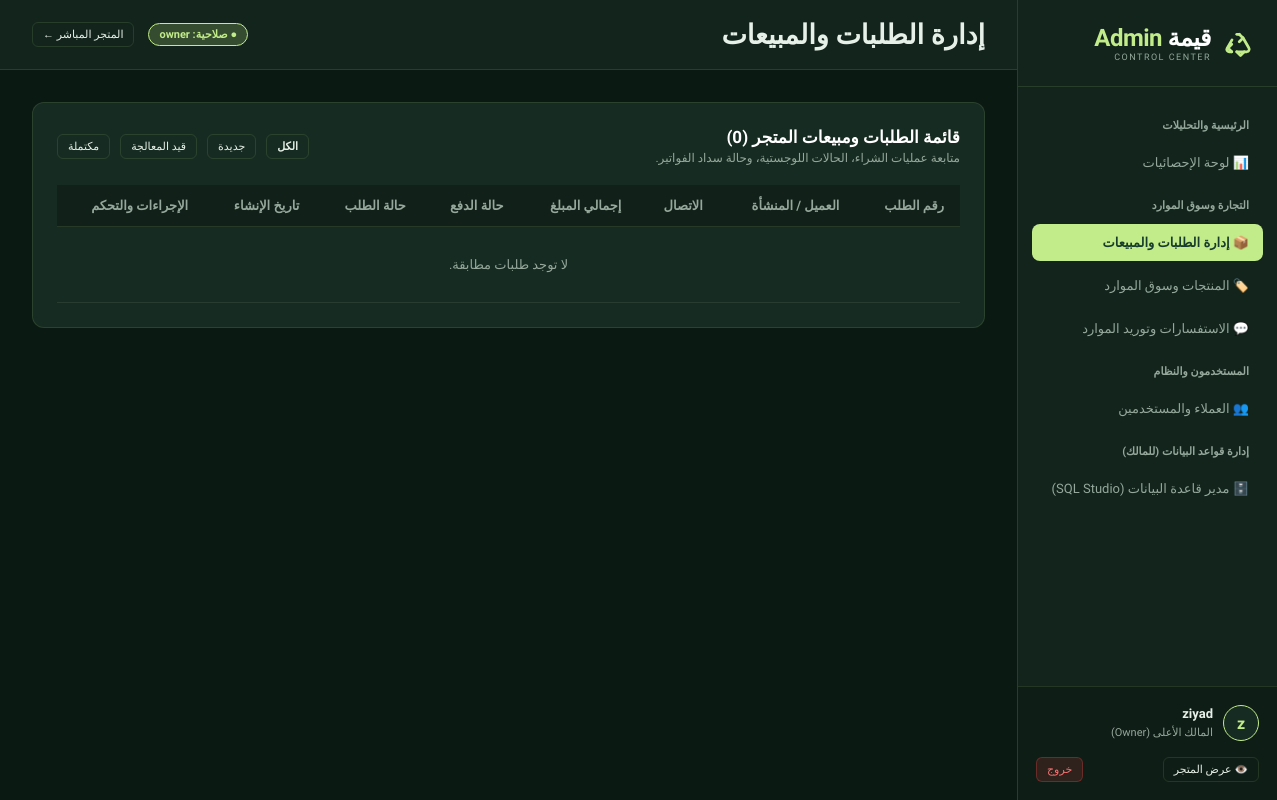
The app's page /admin/orders.php (signed in), older data.
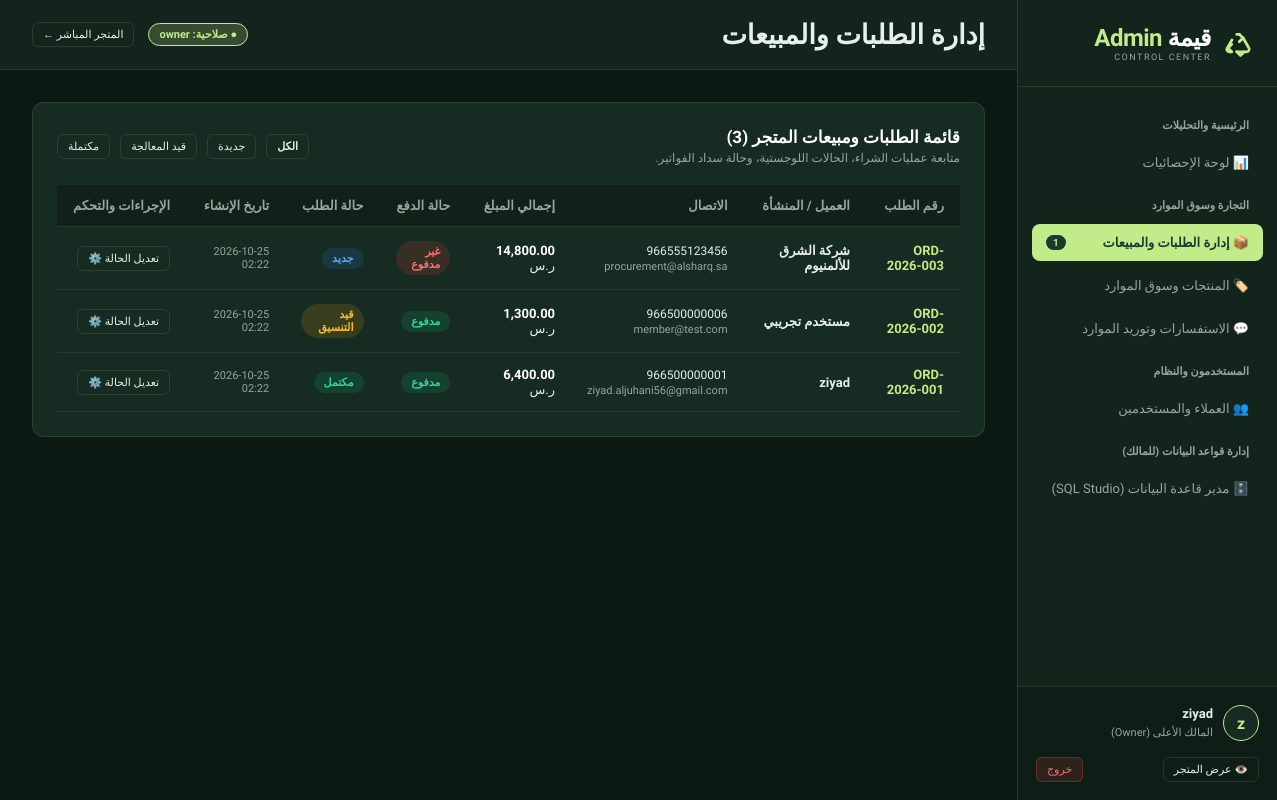
The same page, newer data.
### tables this page shows
CREATE TABLE IF NOT EXISTS `orders` (
  `id` INT AUTO_INCREMENT PRIMARY KEY,
  `order_number` VARCHAR(50) NOT NULL UNIQUE,
  `user_id` INT NULL,
  `customer_name` VARCHAR(191) NOT NULL,
  `customer_email` VARCHAR(191) NOT NULL,
  `customer_phone` VARCHAR(50) NOT NULL,
  `total_amount` DECIMAL(10,2) NOT NULL DEFAULT 0.00,
  `payment_status` ENUM('unpaid', 'paid', 'refunded') DEFAULT 'unpaid',
  `order_status` ENUM('new', 'processing', 'completed', 'cancelled') DEFAULT 'new',
  `notes` TEXT NULL,
  `created_at` TIMESTAMP DEFAULT CURRENT_TIMESTAMP,
  `updated_at` TIMESTAMP DEFAULT CURRENT_TIMESTAMP ON UPDATE CURRENT_TIMESTAMP,
  INDEX (`user_id`),
  INDEX (`order_status`)
);

### config.php (called while the page is built, shortened)
<?php
function e($value): string {
    return htmlspecialchars((string)$value, ENT_QUOTES, 'UTF-8');
}
function currentUser(): ?array {
    return $_SESSION['user'] ?? null;
}

### admin/orders.php (the view, shortened to what this page needs)
<?php
$currentAdminPage = 'orders';
$adminTitle = 'إدارة الطلبات والمبيعات';
require_once __DIR__ . '/includes/header.php';
$statusFilter = $_GET['status'] ?? '';
$query = "SELECT * FROM orders";
$params = [];
$query .= " ORDER BY id DESC";
$stmt = $db->prepare($query);
$stmt->execute($params);
$orders = $stmt->fetchAll();
?>
<div class="admin-card">
    <div class="card-header-row">
        <div>
            <h3>قائمة الطلبات ومبيعات المتجر (<?= count($orders) ?>)</h3>
            <p style="font-size:12px; color:var(--admin-text-muted); margin-top:4px;">متابعة عمليات الشراء، الحالات اللوجستية، وحالة سداد الفواتير.</p>
        </div>
        <div style="display:flex; gap:10px; align-items:center;">
            <a href="<?= BASE_URL ?>/admin/orders.php" class="btn btn-outline btn-sm <?= empty($statusFilter) ? 'btn-primary' : '' ?>">الكل</a>
            <a href="<?= BASE_URL ?>/admin/orders.php?status=new" class="btn btn-outline btn-sm <?= $statusFilter === 'new' ? 'btn-primary' : '' ?>">جديدة</a>
            <a href="<?= BASE_URL ?>/admin/orders.php?status=processing" class="btn btn-outline btn-sm <?= $statusFilter === 'processing' ? 'btn-primary' : '' ?>">قيد المعالجة</a>
            <a href="<?= BASE_URL ?>/admin/orders.php?status=completed" class="btn btn-outline btn-sm <?= $statusFilter === 'completed' ? 'btn-primary' : '' ?>">مكتملة</a>
        </div>
    </div>
    <div class="table-responsive">
        <table class="admin-table">
            <thead>
                <tr>
                    <th>رقم الطلب</th>
                    <th>العميل / المنشأة</th>
                    <th>الاتصال</th>
                    <th>إجمالي المبلغ</th>
                    <th>حالة الدفع</th>
                    <th>حالة الطلب</th>
                    <th>تاريخ الإنشاء</th>
                    <th>الإجراءات والتحكم</th>
                </tr>
            </thead>
            <tbody>
                <?php if (empty($orders)): ?>
                    <tr><td colspan="8" style="text-align:center; padding:30px; color:var(--admin-text-muted);">لا توجد طلبات مطابقة.</td></tr>
                <?php else: ?>
                    <?php foreach ($orders as $ord):
                    ?>
                        <tr>
                            <td>
                                <strong style="color:var(--admin-primary);"><?= e($ord['order_number']) ?></strong>
                            </td>
                            <td>
                                <strong><?= e($ord['customer_name']) ?></strong>
                            </td>
                            <td>
                                <span dir="ltr" style="font-size:12px;"><?= e($ord['customer_phone']) ?></span><br>
                                <small dir="ltr" style="color:var(--admin-text-muted); font-size:11px;"><?= e($ord['customer_email']) ?></small>
                            </td>
                            <td>
                                <strong style="color:white;"><?= number_format($ord['total_amount'], 2) ?></strong> ر.س
                            </td>
                            <td>
                                <span class="status-pill <?= e($ord['payment_status']) ?>">
                                    <?= $ord['payment_status'] === 'paid' ? 'مدفوع' : ($ord['payment_status'] === 'refunded' ? 'مسترجع' : 'غير مدفوع') ?>
                                </span>
                            </td>
                            <td>
                                <span class="status-pill <?= e($ord['order_status']) ?>">
                                    <?= $ord['order_status'] === 'completed' ? 'مكتمل' : ($ord['order_status'] === 'processing' ? 'قيد التنسيق' : ($ord['order_status'] === 'cancelled' ? 'ملغي' : 'جديد')) ?>
                                </span>
                            </td>
                            <td style="font-size:11px; color:var(--admin-text-muted);">
                                <?= e(substr($ord['created_at'], 0, 16)) ?>
                            </td>
                            <td>
                                <button type="button" class="btn btn-outline btn-sm" onclick="document.getElementById('editOrderModal_<?= $ord['id'] ?>').style.display = 'flex'">
                                    تعديل الحالة ⚙️
                                </button>
                            </td>
                        </tr>
                    <?php endforeach; ?>
                <?php endif; ?>
            </tbody>
        </table>
    </div>
</div>
<?php require_once __DIR__ . '/includes/footer.php'; ?>

### admin/includes/header.php (shortened to what this page needs)
<?php
require_once __DIR__ . '/../../config.php';
$user = currentUser();
$db = getDB();
$newOrdersCount = (int)$db->query("SELECT COUNT(*) FROM orders WHERE order_status = 'new'")->fetchColumn();
$currentAdminPage = $currentAdminPage ?? 'overview';
$adminTitle = $adminTitle ?? 'لوحة الإدارة المتكاملة';
?>
<!DOCTYPE html>
<html lang="ar" dir="rtl">
<head>
    <link rel="stylesheet" href="<?= BASE_URL ?>/admin/assets/css/admin.css">
</head>
<body>
    <aside class="admin-sidebar" id="adminSidebar">
        <div class="sidebar-brand">
            <div>
                <strong>قيمة <span>Admin</span></strong>
                <small>CONTROL CENTER</small>
            </div>
        </div>
        <nav class="sidebar-nav">
            <div class="nav-section-title">الرئيسية والتحليلات</div>
            <a href="<?= BASE_URL ?>/admin/" class="sidebar-link <?= $currentAdminPage === 'overview' ? 'active' : '' ?>">
                <span>📊 لوحة الإحصائيات</span>
            </a>
            <div class="nav-section-title">التجارة وسوق الموارد</div>
            <a href="<?= BASE_URL ?>/admin/orders.php" class="sidebar-link <?= $currentAdminPage === 'orders' ? 'active' : '' ?>">
                <span>📦 إدارة الطلبات والمبيعات</span>
                <?php if ($newOrdersCount > 0): ?>
                    <span class="badge-count"><?= $newOrdersCount ?></span>
                <?php endif; ?>
            </a>
            <a href="<?= BASE_URL ?>/admin/products.php" class="sidebar-link <?= $currentAdminPage === 'products' ? 'active' : '' ?>">
                <span>🏷️ المنتجات وسوق الموارد</span>
            </a>
            <a href="<?= BASE_URL ?>/admin/inquiries.php" class="sidebar-link <?= $currentAdminPage === 'inquiries' ? 'active' : '' ?>">
                <span>💬 الاستفسارات وتوريد الموارد</span>
            </a>
            <div class="nav-section-title">المستخدمون والنظام</div>
            <a href="<?= BASE_URL ?>/admin/customers.php" class="sidebar-link <?= $currentAdminPage === 'customers' ? 'active' : '' ?>">
                <span>👥 العملاء والمستخدمين</span>
            </a>
            <?php if ($user['role'] === 'owner'): ?>
                <div class="nav-section-title">إدارة قواعد البيانات (للمالك)</div>
                <a href="<?= BASE_URL ?>/admin/db-manager.php" class="sidebar-link <?= $currentAdminPage === 'db-manager' ? 'active' : '' ?>">
                    <span>🗄️ مدير قاعدة البيانات (SQL Studio)</span>
                </a>
            <?php endif; ?>
        </nav>
        <div class="sidebar-footer">
            <div class="sidebar-user">
                <div class="user-avatar"><?= mb_substr($user['name'], 0, 1) ?></div>
                <div class="user-info">
                    <strong><?= e($user['name']) ?></strong>
                    <small><?= e($user['role'] === 'owner' ? 'المالك الأعلى (Owner)' : 'مشرف النظام (Admin)') ?></small>
                </div>
            </div>
            <div style="display:flex; justify-content:space-between; align-items:center; margin-top:6px;">
                <a href="<?= BASE_URL ?>/" target="_blank" class="btn btn-outline btn-sm" style="font-size:11px;">
                    👁️ عرض المتجر
                </a>
                <a href="<?= BASE_URL ?>/logout.php" class="btn btn-danger btn-sm" style="font-size:11px;">
                    خروج
                </a>
            </div>
        </div>
    </aside>
    <div class="admin-main">
        <header class="admin-topbar">
            <div class="topbar-title">
                <h2><?= e($adminTitle) ?></h2>
            </div>
            <div class="topbar-actions">
                <span class="status-pill <?= e($user['role']) ?>">
                    ● صلاحية: <?= e($user['role']) ?>
                </span>
                <a href="<?= BASE_URL ?>/" target="_blank" class="btn btn-outline btn-sm">
                    المتجر المباشر &larr;
                </a>
            </div>
        </header>
        <main class="admin-body">

### admin/includes/footer.php (shortened to what this page needs)
        </main>
    </div>
</body>
</html>

Row changes from the older to the newer data that the page shows:
added orders: order_number "ORD-2026-003", customer_name "شركة الشرق للألمنيوم", customer_phone "966555123456", customer_email "procurement@alsharq.sa", total_amount "14,800.00", payment_status "غير مدفوع", order_status "جديد", created_at "2026-10-25 02:22"
added orders: order_number "ORD-2026-002", customer_name "مستخدم تجريبي", customer_phone "966500000006", customer_email "member@test.com", total_amount "1,300.00", payment_status "مدفوع", order_status "قيد التنسيق", created_at "2026-10-25 02:22"
added orders: order_number "ORD-2026-001", customer_name "ziyad", customer_phone "966500000001", customer_email "ziyad.aljuhani56@gmail.com", total_amount "6,400.00", payment_status "مدفوع", order_status "مكتمل", created_at "2026-10-25 02:22"
Text that changed along with them:
$newOrdersCount: (not shown) → "1"
count($orders): "0" → "3"
text no longer shown: "لا توجد طلبات مطابقة."
